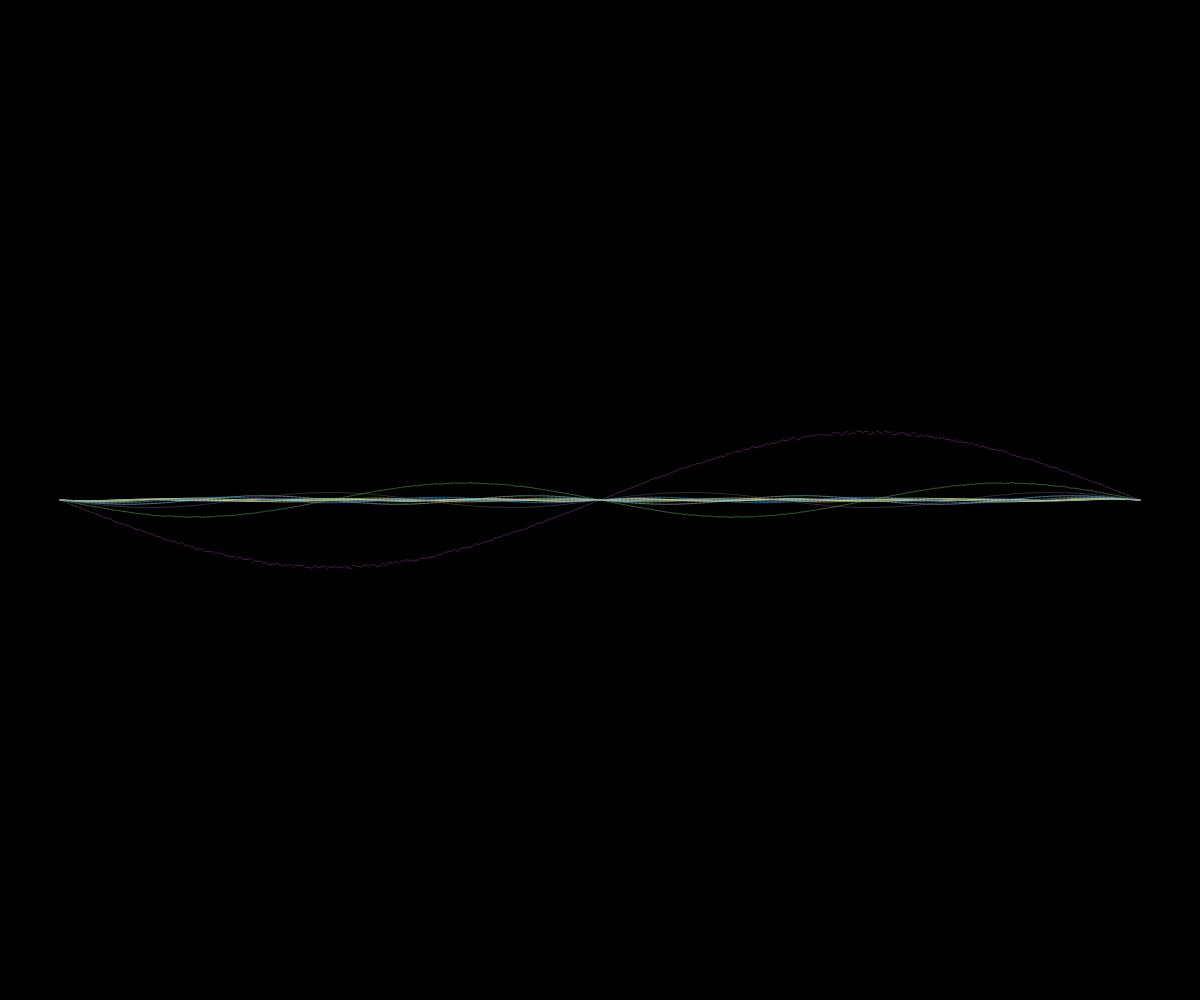
Frame 1 (no input)
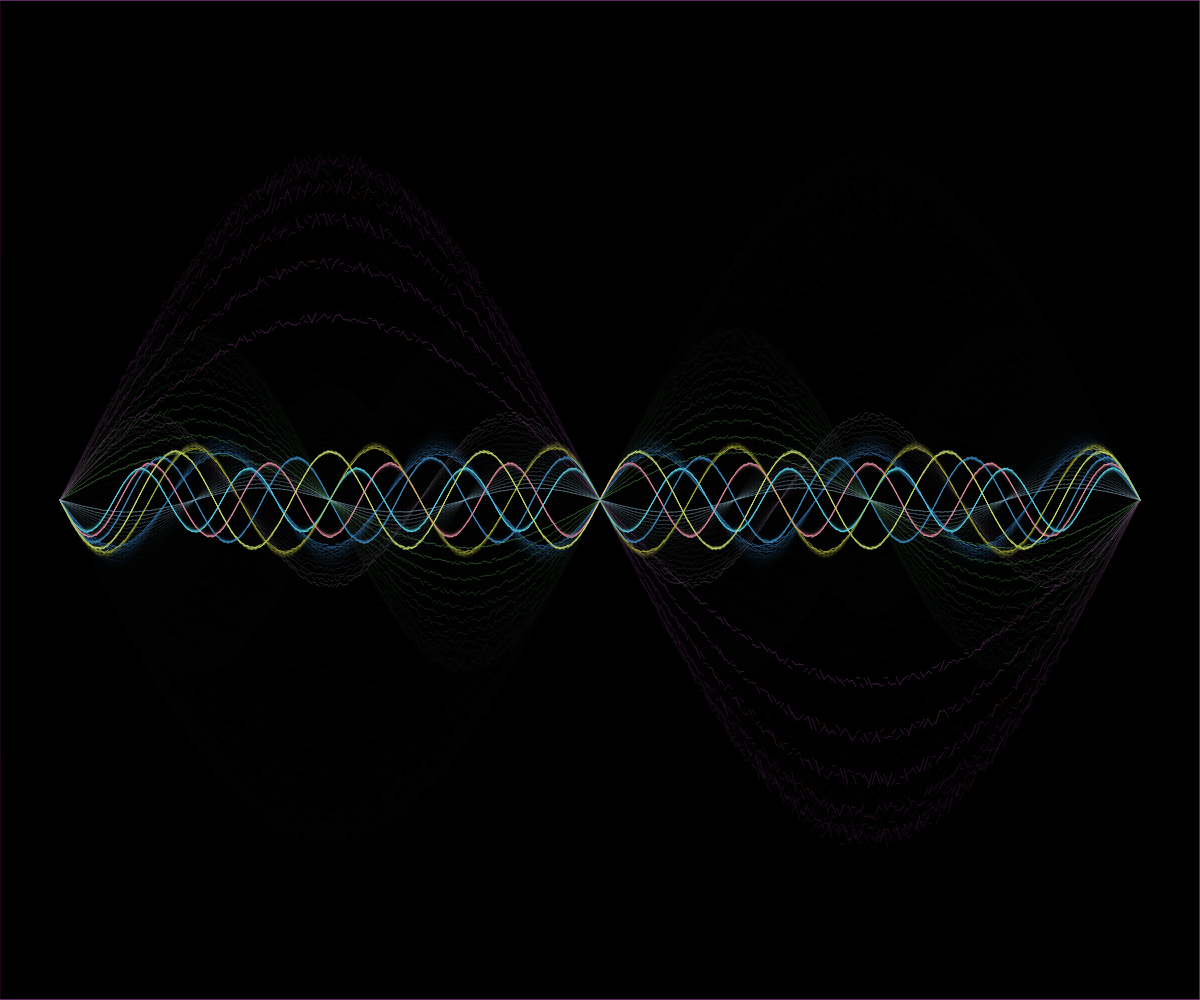
Frame 60 (no input)
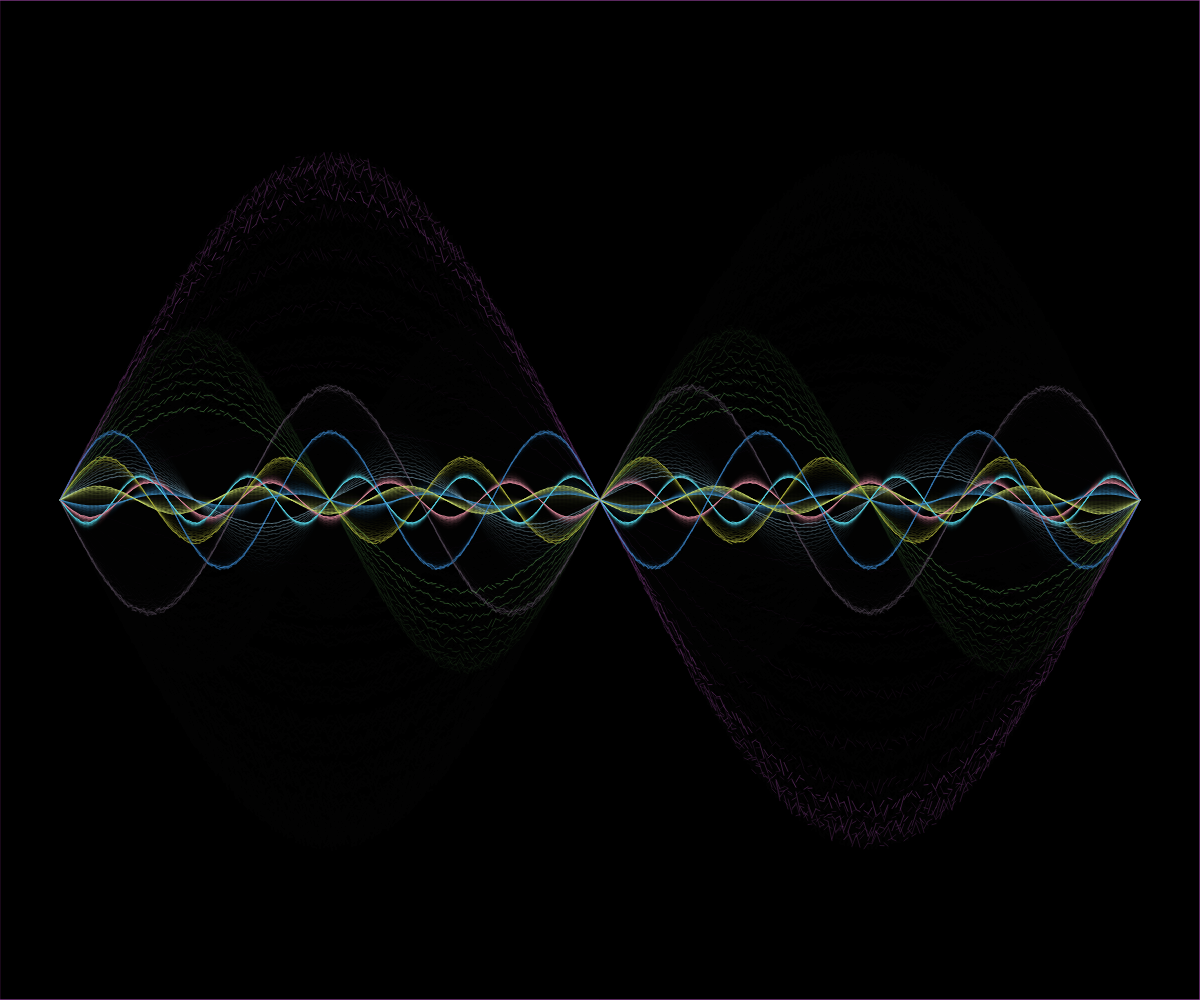
Frame 120 (the mouse pressed at the canvas centre since frame 60)

The p5.js sketch that drew these frames (run headless with seeded random() and noise() and a simulated clock; from frame 60 on, the mouse is pressed at the canvas centre):

// p5.js sketch
// ── sketch.js
var inc = 4;
var speed = 1/5;
var colors = [];

function setup() {

  createCanvas(window.innerWidth, window.innerHeight);
  
  for(var i = 0; i < 10; i++) {
    colors[i] = color(random(50,255), random(50,255), random(50,255), 255-18*(10-i));
  }
  w = width/10*9;
  background(0);
  noFill();
}

function draw() {
  var amp = height/3;
  fill(color(0,0,0,50.0));
  rect(0,0,width,height);
  
  for (var i = 0; i < width/10*9; i+=inc) {
    for (var j = 10; j > 0; j--) {
      stroke(colors[j-1]);
      line(width/10*0.5 + i,   
           height/2 + sin(2*PI * (i) / w * j) * amp * sin(frameCount * speed / j) / j * random(0.99,1.05),
           width/10*0.5 + i+inc, 
           height/2 + sin(2*PI * (i+inc) / w * j) * amp * sin(frameCount * speed / j) / j * random(0.99,1.05));
    }
  }
}
